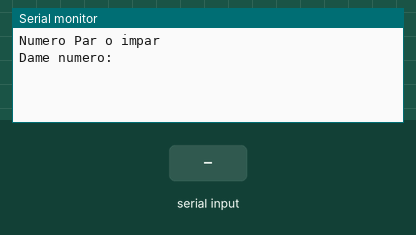
Bench run of a sketch on a simulated Arduino Uno, built with avr-gcc and run on an emulated ATmega328P. Parts: the last lines printed to the serial monitor. Inputs (shaded band) come from the test bench.

Above: at 1.2 s.
1.3 s: "90,45\n" received over Serial
At 2.1 s:
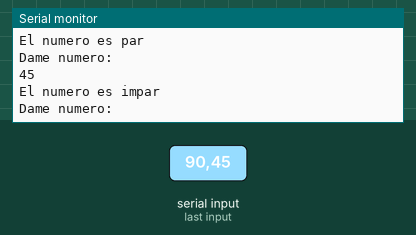
2.8 s: "30,150\n" received over Serial
At 4.6 s:
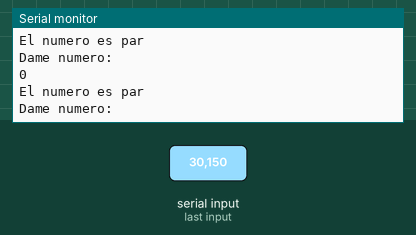
Timing chart, 0 to 6.1 s (numbered marks = the images above; inputs shaded):
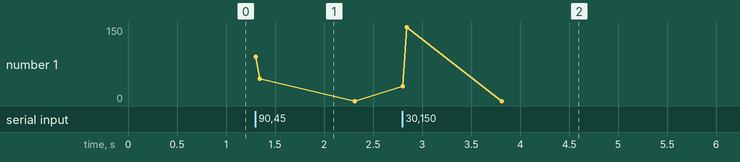

The sketch:

arduino.17.paroimpar.ino
```cpp
int numero = 0; //numero a ingresar
int x = 0;      //para el modulo entre 2

void setup() {
  Serial.begin(9600);  //velocidad serial a 9600
  Serial.println("Numero Par o impar");
  Serial.println("Dame numero: ");
}

void loop() {
  if (Serial.available() > 0) { //si hay dato en serial entrar
    numero = Serial.parseInt(); //dato serial entero
    Serial.println(numero);
    x = numero % 2;             //modulo de numero entre dos
    if (x == 0) {               //si no hay residuo es par
      Serial.println("El numero es par ");
    }
    else  {                     //o si no es impar
      Serial.println("El numero es impar ");
    }
    Serial.println("Dame numero: ");
  }
}
```

Measured:
- after the input at 1.3 s, the serial monitor: prints a new line at once (image 1)
- after the input at 2.8 s, the serial monitor: prints a new line at once (image 2)
